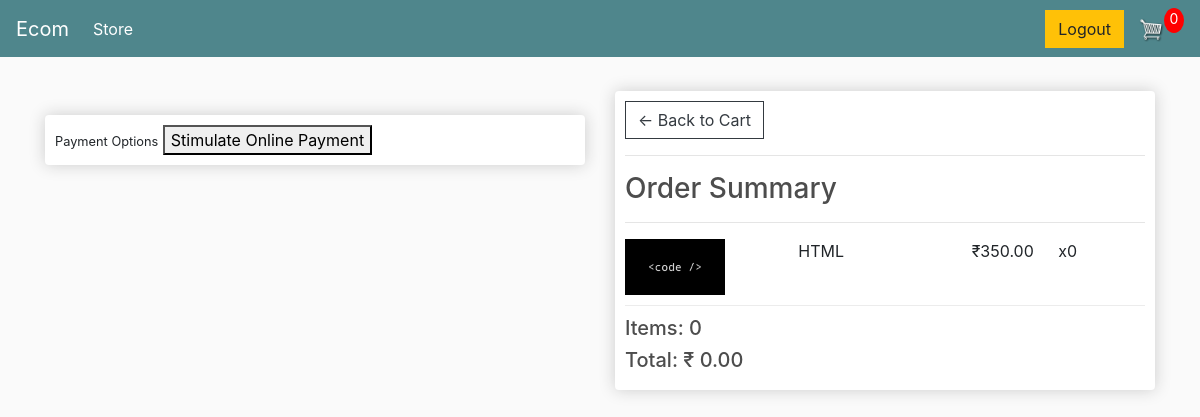
Screenshot of /checkout/ (signed in) with the database file from the repository.
### store/models.py (models this page shows, shortened)
class OrderItem(models.Model):
    course = models.ForeignKey(Course, on_delete=models.SET_NULL, null=True)
    order = models.ForeignKey(Order, on_delete=models.SET_NULL, null=True)
    quantity = models.IntegerField(default=0, null=True, blank=True)
    date_added = models.DateTimeField(auto_now_add=True)
    @property
    def getTotal(self):
        total = self.course.price * self.quantity
        return total

class Course(models.Model):
    name = models.CharField(max_length=200,null=True)
    price = models.DecimalField(max_digits=7, decimal_places=2)
    mdl_course = models.IntegerField(default=False,null=True,blank=False)
    image = models.ImageField(null=True, blank=True)
    @property
    def imageURL(self):
        try:
            url = self.image.url
        except:
            url = ""
        return url

class Order(models.Model):
    customer = models.ForeignKey(Customer,on_delete=models.SET_NULL,blank=True,null=True)
    date_ordered = models.DateTimeField(auto_now_add=True)
    complete = models.BooleanField(default=False,null=True,blank=False)
    transaction_id = models.CharField(max_length=200,null=True)
    @property
    def get_cart_total(self):
        orderitems = self.orderitem_set.all()
        total = sum([item.getTotal for item in orderitems])
        return total
    @property
    def get_cart_items(self):
        orderitems = self.orderitem_set.all()
        total = sum([item.quantity for item in orderitems])
        return total

### store/views.py (the view)
# urls.py: path('checkout/', views.checkout, name="checkout"),
def checkout(requests):
    data = cartData(requests)
    cartItems = data['cartItems']
    items = data['items']
    order = data['order']
    context = {"items" : items, 'order' : order,'cartItems':cartItems}
    context = {"items" : items, 'order' : order,'cartItems':cartItems}
    return render(requests,'checkout.html',context)

### store/utils.py (called while the page is built)
def cartData(requests):
    if requests.user.is_authenticated:
        customer = requests.user.customer
        print(customer.mdl_user_id)
        order, created = Order.objects.get_or_create(customer=customer,complete = False)
        items = order.orderitem_set.all()
        cartItems = order.get_cart_items
    else:
        cookieData = cookieCart(requests)
        cartItems = cookieData['cartItems']
        order = cookieData['order']
        items = cookieData['items']
    return {'cartItems': cartItems, 'order': order, 'items': items}

### store/templates/checkout.html (shortened to what this page needs)
{% extends 'base.html' %}
{% load static %}
{% block content %}
     <div class="row">
		<div class="col-lg-6">
			<br>
			<div class="box-element hidden" id="payment-info">
				<small>Payment Options</small>
				<button id="make-payment">Stimulate Online Payment</button>
			</div>
		</div>
		<div class="col-lg-6">
			<div class="box-element">
				<a  class="btn btn-outline-dark" href="{% url 'cart' %}">&#x2190; Back to Cart</a>
				<hr>
				<h3>Order Summary</h3>
				<hr>
				{% for item in items %}
				<div class="cart-row">
					<div style="flex:2"><img class="row-image" src="{{ item.course.imageURL}}"></div>
					<div style="flex:2"><p>{{item.course.name}}</p></div>
					<div style="flex:1"><p>₹{{ item.course.price}}</p></div>
					<div style="flex:1"><p>x{{ item.quantity }}</p></div>
				</div>
				{% endfor %}
				<h5>Items: {{ order.get_cart_items }}</h5>
				<h5>Total: ₹ {{ order.get_cart_total }}</h5>
			</div>
		</div>
	</div>
{% endblock content %}

### static/css/main.css (style rules this page uses)
body { background-color: hsl(0, 0%, 98%); }
h1,h2,h3,h4,h5,h6 { color:hsl(0, 0%, 30%); }
.box-element { box-shadow:hsl(0, 0%, 80%) 0 0 16px; background-color: #fff; border-radius: 4px; padding: 10px; }
.col-lg-4, .col-lg-6, .col-lg-8, .col-lg-12 { margin-top: 10px; }
.btn { border-radius: 0; }
.row-image { width: 100px; }
.cart-row { display: flex; align-items: flex-stretch; padding-bottom: 10px; margin-bottom: 10px; border-bottom: 1px solid #ececec; }

### rows the page displays
OrderItem: course.imageURL (picture), course.name "HTML", course.price "350.00", quantity "0"
Order: get_cart_items "0", get_cart_total "0.00"

### other values shown
{{ cartItems }} "0"
